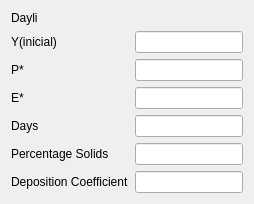
            <widget class="QWidget" name="subwindow_5">
             <property name="windowTitle">
              <string>Subwindow</string>
             </property>
             <layout class="QGridLayout" name="gridLayout_10">
              <item row="0" column="0">
               <widget class="QLabel" name="label_46">
                <property name="maximumSize">
                 <size>
                  <width>16777215</width>
                  <height>20</height>
                 </size>
                </property>
                <property name="text">
                 <string>Dayli</string>
                </property>
               </widget>
              </item>
              <item row="1" column="0">
               <layout class="QHBoxLayout" name="horizontalLayout_6">
                <item>
                 <layout class="QVBoxLayout" name="verticalLayout_37">
                  <item>
                   <widget class="QLabel" name="label_48">
                    <property name="text">
                     <string>Y(inicial)</string>
                    </property>
                   </widget>
                  </item>
                  <item>
                   <widget class="QLabel" name="label_82">
                    <property name="text">
                     <string>P*</string>
                    </property>
                   </widget>
                  </item>
                  <item>
                   <widget class="QLabel" name="label_83">
                    <property name="text">
                     <string>E*</string>
                    </property>
                   </widget>
                  </item>
                  <item>
                   <widget class="QLabel" name="label_84">
                    <property name="text">
                     <string>Days</string>
                    </property>
                   </widget>
                  </item>
                  <item>
                   <widget class="QLabel" name="label_85">
                    <property name="text">
                     <string>Percentage Solids</string>
                    </property>
                   </widget>
                  </item>
                  <item>
                   <widget class="QLabel" name="label_86">
                    <property name="text">
                     <string>Deposition Coefficient</string>
                    </property>
                   </widget>
                  </item>
                 </layout>
                </item>
                <item>
                 <layout class="QVBoxLayout" name="verticalLayout_36">
                  <item>
                   <widget class="QLineEdit" name="lineEdit"/>
                  </item>
                  <item>
                   <widget class="QLineEdit" name="lineEdit_2"/>
                  </item>
                  <item>
                   <widget class="QLineEdit" name="lineEdit_3"/>
                  </item>
                  <item>
                   <widget class="QLineEdit" name="lineEdit_4"/>
                  </item>
                  <item>
                   <widget class="QLineEdit" name="lineEdit_5"/>
                  </item>
                  <item>
                   <widget class="QLineEdit" name="lineEdit_6"/>
                  </item>
                 </layout>
                </item>
               </layout>
              </item>
             </layout>
            </widget>
